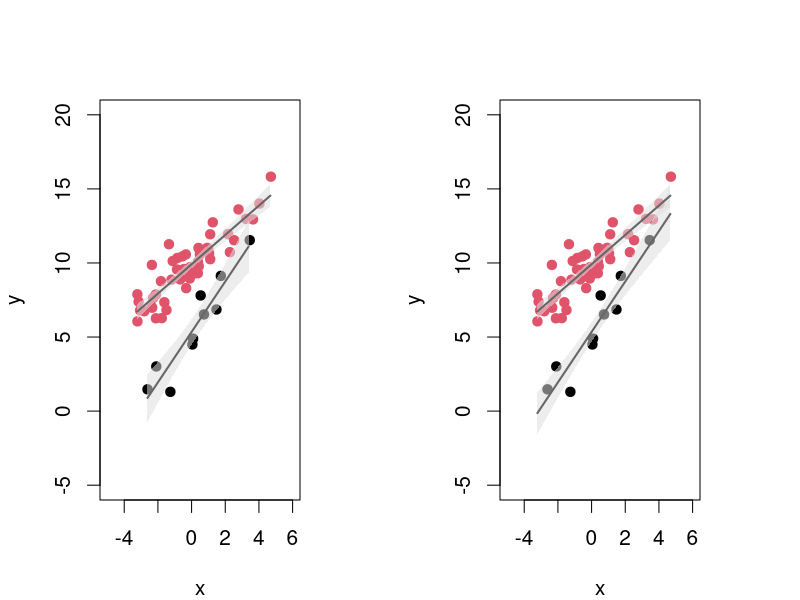
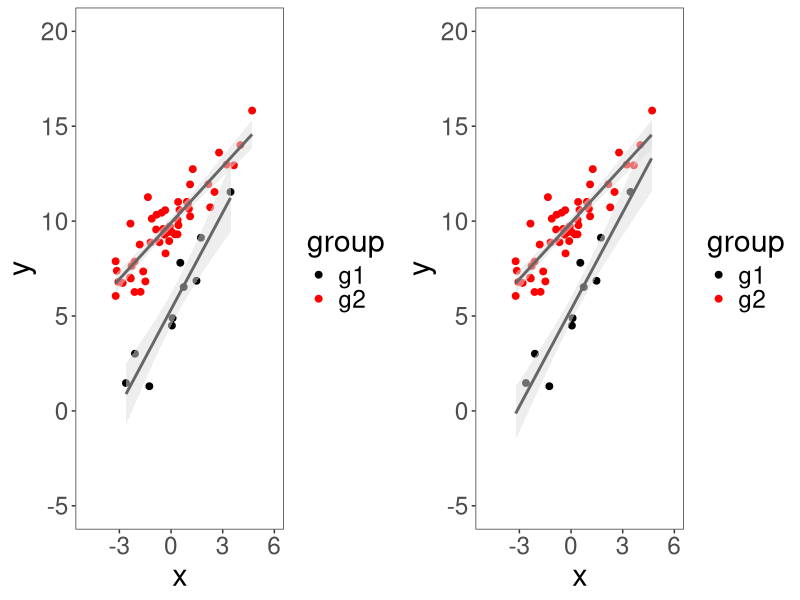

Source code (R) for these figures, in order:
## ---- chunk 1
knitr::opts_chunk$set(echo = FALSE)
## ---- chunk 2
knitr::opts_chunk$set(echo=TRUE, include = TRUE, warning=FALSE, message=FALSE)
## ---- chunk 3
set.seed(6)

n1 <- 10
n2 <- 50

x1 <- rnorm(n1, sd=2)
y1 <- 5 + 2*x1 + rnorm(n1, sd=1)

x2 <- rnorm(n2, sd=2)
y2 <- 10 + 1*x2 + rnorm(n2, sd=1)

x <- c(x1,x2)
y <- c(y1,y2)

df <- data.frame(x = x, 
                 y = y,
                 group = factor(c(rep("g1", n1), 
                                  rep("g2", n2))))

head(df)
## ---- chunk 4
fit1 <- lm(y1 ~ x1)
summary(fit1)
## ---- chunk 5
fit2 <- lm(y2 ~ x2)
summary(fit2)
## ---- chunk 6
fit <- lm(y ~ group + x + group:x, data = df)
summary(fit)
## ---- chunk 7
pred1 <- data.frame(x1 = seq(min(x1),max(x1),0.1))
pred1 <- cbind(pred1, predict(object = fit1, newdata = pred1, interval = "confidence"))

head(pred1)
## ---- chunk 8
pred2 <- data.frame(x2 = seq(min(x2), max(x2),0.1))
pred2 <- cbind(pred2, predict(object = fit2, newdata = pred2, interval = "confidence"))

head(pred2)
## ---- chunk 9
pred <- data.frame(x = rep(seq(min(x),max(x),0.1), each=2), group = c("g1","g2"))
pred <- cbind(pred, predict(object = fit, newdata = pred, interval = "confidence"))

head(pred)
## ---- chunk 10
par(mfrow=c(1,2), mar = c(4,4,4,4), cex=1.25)

plot(y1 ~ x1, pch = 19, col = 1, 
     xlab = "x", ylab = "y",
     xlim = c(-5,6), ylim = c(-5,20))

points(y2 ~ x2, pch = 19, col = 2)

polygon(x = c(pred1$x1, rev(pred1$x1)), y = c(pred1$lwr, rev(pred1$upr)), col = "#DDDDDD88", border = NA)
polygon(x = c(pred2$x2, rev(pred2$x2)), y = c(pred2$lwr, rev(pred2$upr)), col = "#DDDDDD88", border = NA)

lines(fit ~ x1, data = pred1, col="#666666", lwd=2)
lines(fit ~ x2, data = pred2, col="#666666", lwd=2)


plot(y ~ x, data = df,
     pch = 19, col = df$group, 
     xlim = c(-5,6), ylim = c(-5,20))

pred_g1 <- pred[pred$group == "g1",]
pred_g2 <- pred[pred$group == "g2",]

polygon(x = c(pred_g1$x, rev(pred_g1$x)), y = c(pred_g1$lwr, rev(pred_g1$upr)), col = "#DDDDDD88", border = NA)
polygon(x = c(pred_g2$x, rev(pred_g2$x)), y = c(pred_g2$lwr, rev(pred_g2$upr)), col = "#DDDDDD88", border = NA)

lines(fit ~ x, data = pred_g1, col="#666666", lwd=2)
lines(fit ~ x, data = pred_g2, col="#666666", lwd=2)
## ---- chunk 11
library(ggplot2)
library(ggpubr)

gg1 <- ggplot(df, aes(x=x, y=y, group = group)) + 
      theme_bw() +
      theme(panel.grid.major=element_blank(), panel.grid.minor=element_blank(),
            text = element_text(size=22)) +
      coord_cartesian(xlim = c(-5,6), ylim = c(-5,20)) + 
      geom_point(aes(colour = group), size = 2) +
      geom_smooth(method=lm, formula = y ~ x, se = TRUE,  aes(group = group), 
                  colour='#666666' , fill='#DDDDDD', alpha = 0.5) +
      scale_color_manual(values=c("black", "red"))


gg2 <- ggplot(df, aes(x=x, y=y, fill = group)) + 
      theme_bw() +
      theme(panel.grid.major=element_blank(), panel.grid.minor=element_blank(),
            text = element_text(size=22)) +
      coord_cartesian(xlim = c(-5,6), ylim = c(-5,20)) + 
      geom_point(aes(colour = group), size = 2) +
      geom_ribbon(data = pred, aes(x=x, y=fit,ymin = lwr, ymax = upr, group = group), 
                  fill='#DDDDDD', alpha = 0.5) +
      geom_line(data = pred, aes(y = fit), size = 1, colour="#666666") +
      scale_color_manual(values=c("black", "red"))

ggarrange(gg1, gg2,
          ncol = 2, nrow = 1)
